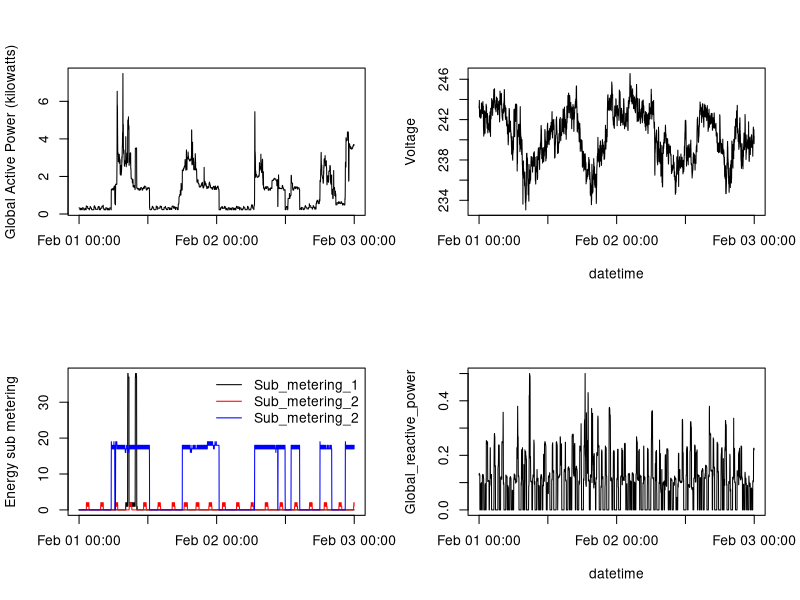

Generate this figure with R:
#setwd("~/Coursera/ex_data_analysis")

# Coursera Exploratory Data Analysis Course Assignment 1
# Read data, subset it and reconstruct plots to match

# plot 4

# modify the data with linux cmd tools head, grep and cat to keep the header and filter for the 2 specified dates
# modified data is in GitHub repo

# set locale for R to display weekdays in english
Sys.setlocale("LC_TIME", "C");

# read data with character classes
data <- read.table(file="household_power_consumption_cut.txt", sep=";", header = TRUE, dec=".", stringsAsFactors=FALSE)

# parse date and time columns
data$datetime <- strptime(paste(data$Date, data$Time), "%e/%m/%Y %H:%M:%S")

# convert char to numeric values and save it as a new column
data$Global_active_powerNum <- as.numeric(data$Global_active_power)
data$Sub_metering_1Num <- as.numeric(data$Sub_metering_1)
data$Sub_metering_2Num <- as.numeric(data$Sub_metering_2)
data$Sub_metering_3Num <- as.numeric(data$Sub_metering_3)
data$VoltageNum <- as.numeric(data$Voltage)
data$Global_reactive_powerNum <- as.numeric(data$Global_reactive_power)

# the initial subsetting did not work.
# subset the date
working <- data[data$Date %in% c("1/2/2007", "2/2/2007"), ]

# plot the output as a 480x480 png file
png(filename = "plot4.png",
    width = 480, height = 480, units = "px", pointsize = 12,
    bg = "white",  res = 72, type="cairo")

# use par to get a 2x2 for output
par(mfrow=c(2,2))

# first plot graph from plot2
plot(working$datetime,working$Global_active_powerNum, type="l", xlab="", ylab="Global Active Power (kilowatts)")
# plot top left
plot(working$datetime,working$VoltageNum, type="l", col="black", xlab="datetime", ylab="Voltage")

#plot bottomn left
plot(working$datetime, working$Sub_metering_1Num, type="l", ylab="Energy sub metering", col="black", xlab="")
lines(working$datetime, working$Sub_metering_2Num, col="red")
lines(working$datetime, working$Sub_metering_3Num, col="blue")
legend("topright", c("Sub_metering_1","Sub_metering_2","Sub_metering_2"), lty=1, col=c("black","red","blue"), bty="n")

# plot bottomn right
plot(working$datetime, working$Global_reactive_powerNum, type="l", xlab="datetime", ylab="Global_reactive_power")

dev.off()
